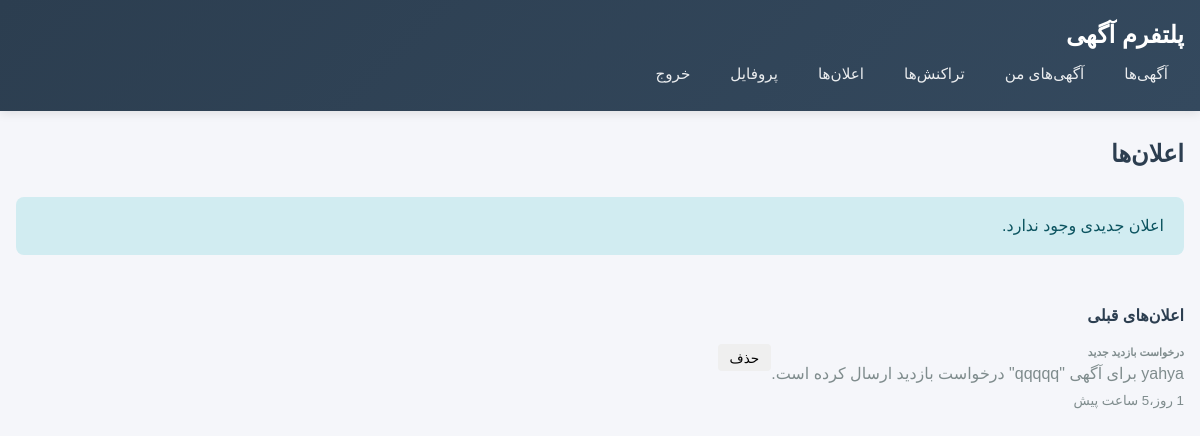
Page /notifications/ (signed in) on the earlier database version.
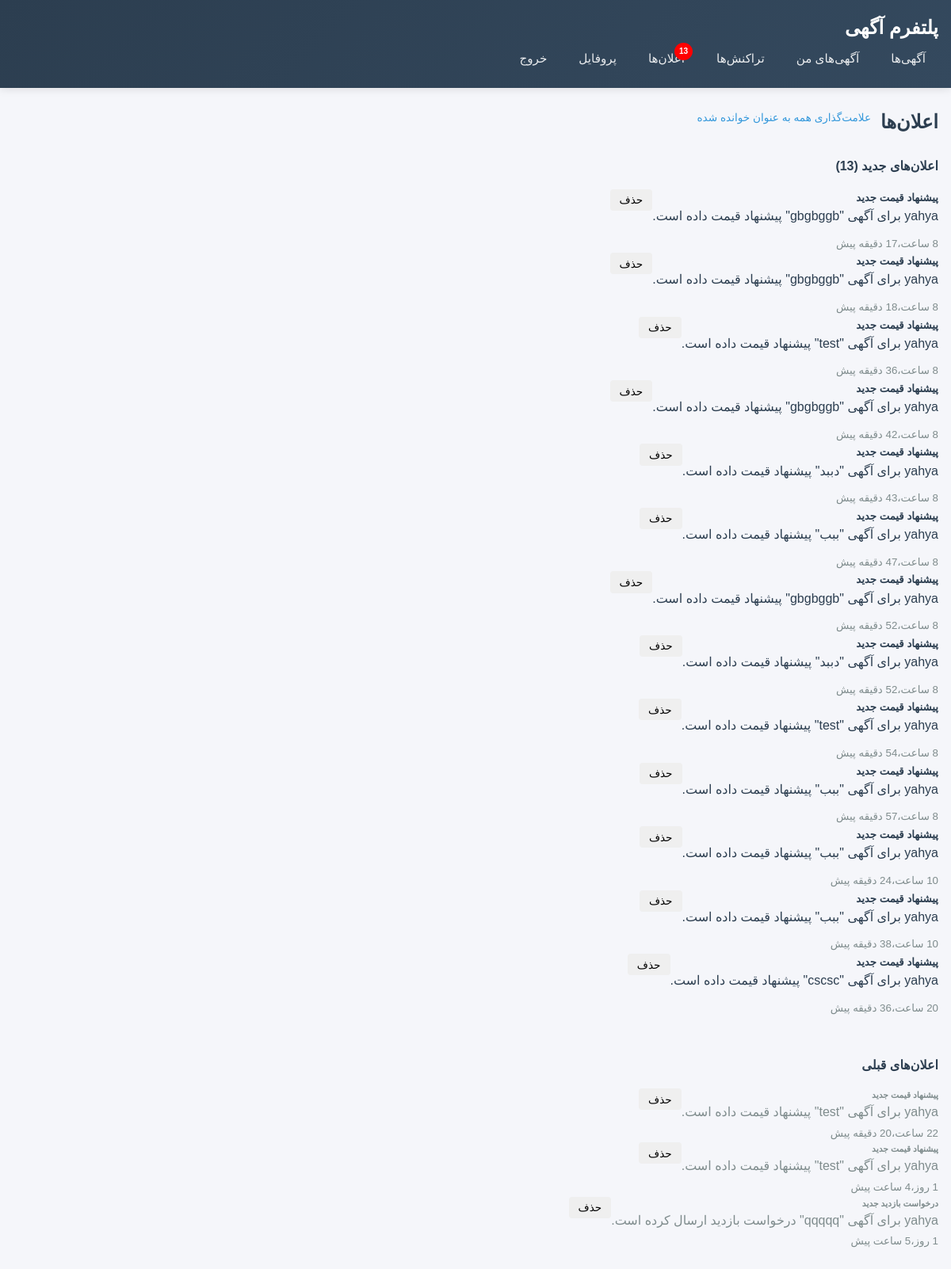
Same page on the later database version.
### notifications/models.py (models this page shows, shortened)
class Notification(models.Model):
    NOTIFICATION_TYPES = [
        ('visit_request', 'درخواست بازدید'),
        ('visit_approved', 'تایید بازدید'),
        ('visit_rejected', 'رد بازدید'),
        ('listing_approved', 'تایید آگهی'),
        ('listing_rejected', 'رد آگهی'),
        ('new_message', 'پیام جدید'),
    ]
    recipient = models.ForeignKey(
        settings.AUTH_USER_MODEL,
        on_delete=models.CASCADE,
        related_name='notifications',
        verbose_name='گیرنده'
    )
    notification_type = models.CharField(
        max_length=20,
        choices=NOTIFICATION_TYPES,
        verbose_name='نوع اعلان'
    )
    title = models.CharField(max_length=200, verbose_name='عنوان')
    message = models.TextField(verbose_name='پیام')
    listing = models.ForeignKey(
        Listing,
        on_delete=models.CASCADE,
        null=True,
        blank=True,
        verbose_name='آگهی'
    )
    visit_request = models.ForeignKey(
        VisitRequest,
        on_delete=models.CASCADE,
        null=True,
        blank=True,
        verbose_name='درخواست بازدید'
    )
    action_url = models.CharField(
        max_length=500,
        blank=True,
        verbose_name='لینک عملیات'
    )
    is_read = models.BooleanField(default=False, verbose_name='خوانده شده')
    created_at = models.DateTimeField(auto_now_add=True, verbose_name='تاریخ ایجاد')
    class Meta:
        ordering = ['-created_at']
        verbose_name = 'اعلان'
        verbose_name_plural = 'اعلان‌ها'

### notifications/views.py (the view)
# urls.py: path('', views.notification_list, name='notification_list'),
@login_required
def notification_list(request):
    notifications = Notification.objects.filter(recipient=request.user)
    unread_notifications = notifications.filter(is_read=False)
    read_notifications = notifications.filter(is_read=True)[:20]  # فقط 20 تای آخر
    context = {
        'unread_notifications': unread_notifications,
        'read_notifications': read_notifications,
    }
    return render(request, 'notifications/notification_list.html', context)

### notifications/context_processors.py (called while the page is built)
def unread_notifications_count(request):
    if request.user.is_authenticated:
        count = Notification.objects.filter(recipient=request.user, is_read=False).count()
        return {'unread_notifications_count': count}
    return {'unread_notifications_count': 0}

### templates/notifications/notification_list.html (shortened to what this page needs)
{% extends 'base.html' %}
{% block content %}
<div class="row">
    <div class="col-md-12">
        <div class="d-flex justify-content-between align-items-center mb-4">
            <h2>اعلان‌ها</h2>
            {% if unread_notifications %}
            <form method="post" action="{% url 'notifications:mark_all_as_read' %}" class="d-inline">
                <button type="submit" class="btn btn-sm btn-outline-primary">
                    علامت‌گذاری همه به عنوان خوانده شده
                </button>
            </form>
            {% endif %}
        </div>
        {% if unread_notifications %}
        <h4 class="mb-3">اعلان‌های جدید ({{ unread_notifications.count }})</h4>
        <div class="list-group mb-4">
            {% for notification in unread_notifications %}
            <div class="list-group-item list-group-item-action bg-light border-start border-primary border-4">
                <div class="d-flex w-100 justify-content-between align-items-start">
                    <div class="flex-grow-1">
                        <h5 class="mb-1">
                            {{ notification.title }}
                        </h5>
                        <p class="mb-2">{{ notification.message }}</p>
                        <small class="text-muted">{{ notification.created_at|timesince }} پیش</small>
                    </div>
                    <div class="btn-group-vertical ms-3" role="group">
                        <form method="post" action="{% url 'notifications:delete_notification' notification.pk %}" class="d-inline">
                            <button type="submit" class="btn btn-sm btn-outline-danger w-100">
                                حذف
                            </button>
                        </form>
                    </div>
                </div>
            </div>
            {% endfor %}
        </div>
        {% else %}
        <div class="alert alert-info">
            اعلان جدیدی وجود ندارد.
        </div>
        {% endif %}
        {% if read_notifications %}
        <h4 class="mb-3 mt-5">اعلان‌های قبلی</h4>
        <div class="list-group">
            {% for notification in read_notifications %}
            <div class="list-group-item">
                <div class="d-flex w-100 justify-content-between align-items-start">
                    <div class="flex-grow-1">
                        <h6 class="mb-1 text-muted">{{ notification.title }}</h6>
                        <p class="mb-1 text-muted small">{{ notification.message }}</p>
                        <small class="text-muted">{{ notification.created_at|timesince }} پیش</small>
                    </div>
                    <form method="post" action="{% url 'notifications:delete_notification' notification.pk %}" class="d-inline">
                        <button type="submit" class="btn btn-sm btn-outline-danger">
                            حذف
                        </button>
                    </form>
                </div>
            </div>
            {% endfor %}
        </div>
        {% endif %}
    </div>
</div>
{% endblock %}

### templates/base.html (shortened to what this page needs)
{% load static %}
<!DOCTYPE html>
<html lang="fa" dir="rtl">
<head>
    <link rel="stylesheet" href="{% static 'css/styles.css' %}">
</head>
<body>
    <nav class="navbar navbar-expand-lg navbar-dark bg-primary">
        <div class="container">
            <a class="navbar-brand" href="{% url 'core:home' %}">پلتفرم آگهی</a>
            <div class="navbar-nav me-auto">
                <a class="nav-link" href="{% url 'listings:listing_list' %}">آگهی‌ها</a>
                {% if user.is_authenticated %}
                <a class="nav-link" href="{% url 'listings:my_listings' %}">آگهی‌های من</a>
                <a class="nav-link" href="{% url 'payments:my_transactions' %}">تراکنش‌ها</a>
                <a class="nav-link notification-link" href="{% url 'notifications:notification_list' %}">
                    <span class="notification-badge">
                         اعلان‌ها
                        {% if unread_notifications_count > 0 %}
                        <span class="badge">{{ unread_notifications_count }}</span>
                        {% endif %}
                    </span>
                </a>
                <a class="nav-link" href="{% url 'accounts:profile' %}">پروفایل</a>
                <a class="nav-link" href="{% url 'accounts:logout' %}">خروج</a>
                {% else %}
                <a class="nav-link" href="{% url 'accounts:login' %}">ورود</a>
                <a class="nav-link" href="{% url 'accounts:register' %}">ثبت‌نام</a>
                {% endif %}
            </div>
        </div>
    </nav>
    <div class="container mt-4">
        {% block content %}{% endblock %}
    </div>
</body>
</html>

### static/css/styles.css (style rules this page uses)
:root { --primary-color: #2c3e50; --secondary-color: #34495e; --accent-color: #3498db; --success-color: #27ae60; --danger-color: #e74c3c; --warning-color: #f39c12; --info-color: #16a085; --light-bg: #ecf0f1; --dark-bg: #1a252f; --text-primary: #2c3e50; --text-secondary: #7f8c8d; --border-color: #bdc3c7; --card-shadow: 0 2px 8px rgba(0, 0, 0, 0.1); --hover-shadow: 0 4px 16px rgba(0, 0, 0, 0.15); }
* { margin: 0; padding: 0; box-sizing: border-box; }
body { font-family: Tahoma, Arial, sans-serif; background-color: #f5f6fa; color: var(--text-primary); line-height: 1.6; direction: rtl; }
.navbar { background: linear-gradient(135deg, var(--primary-color) 0%, var(--secondary-color) 100%); padding: 1rem 0; box-shadow: 0 2px 10px rgba(0, 0, 0, 0.1); }
.navbar-brand { font-size: 1.5rem; font-weight: bold; color: #fff !important; text-decoration: none; transition: opacity 0.3s; }
.navbar-nav { display: flex; gap: 0.5rem; list-style: none; margin: 0; }
.nav-link { color: rgba(255, 255, 255, 0.9) !important; text-decoration: none; padding: 0.5rem 1rem; border-radius: 6px; transition: all 0.3s; font-size: 0.95rem; }
.container { max-width: 1200px; margin: 0 auto; padding: 0 1rem; }
.btn { padding: 0.625rem 1.5rem; border-radius: 8px; border: none; font-size: 0.95rem; font-weight: 500; cursor: pointer; transition: all 0.3s; text-decoration: none; display: inline-block; text-align: center; margin-bottom: 10px; }
.btn-outline-primary { background: transparent; border: 2px solid var(--accent-color); color: var(--accent-color); }
.btn-sm { padding: 0.4rem 1rem; font-size: 0.875rem; }
.w-100 { width: 100%; }
.badge { display: inline-block; padding: 0.35rem 0.75rem; font-size: 0.85rem; font-weight: 500; border-radius: 6px; color: #fff; }
.bg-primary { background-color: var(--accent-color); }
.row { display: flex; flex-wrap: wrap; margin: 0 -0.75rem; }
.col-md-3, .col-md-4, .col-md-6, .col-md-8, .col-md-12 { padding: 0 0.75rem; margin-bottom: 1.5rem; }
.col-md-12 { flex: 0 0 100%; max-width: 100%; }
.mt-4 { margin-top: 1.5rem; }
.mt-5 { margin-top: 3rem; }
.mb-2 { margin-bottom: 0.5rem; }
.mb-3 { margin-bottom: 1rem; }
.mb-4 { margin-bottom: 1.5rem; }
.text-muted { color: var(--text-secondary); }
.d-flex { display: flex; }
.badge { padding: 0.25rem 0.75rem; border-radius: 12px; font-size: 0.85rem; font-weight: 500; }
.btn { padding: 0.5rem 1rem; border: none; border-radius: 4px; cursor: pointer; font-size: 0.9rem; transition: all 0.3s; text-decoration: none; display: inline-block; }
.btn-sm { padding: 0.35rem 0.75rem; font-size: 0.85rem; }

### templates/base.html (style rules this page uses)
body { font-family: Tahoma, Arial; }
.notification-badge { position: relative; display: inline-block; }
.notification-badge .badge { position: absolute; top: -8px; right: -10px; padding: 3px 6px; border-radius: 50%; background: red; color: white; font-size: 10px; font-weight: bold; }
.nav-link.notification-link { position: relative; }

Differences in the rows shown:
added Notification: title "پیشنهاد قیمت جدید", message "yahya برای آگهی \"gbgbggb\" پیشنهاد قیمت داده است.", created_at "8 ساعت،17 دقیقه", shown under "اعلان‌های جدید (13)"
added Notification: title "پیشنهاد قیمت جدید", message "yahya برای آگهی \"gbgbggb\" پیشنهاد قیمت داده است.", created_at "8 ساعت،18 دقیقه", shown under "اعلان‌های جدید (13)"
added Notification: title "پیشنهاد قیمت جدید", message "yahya برای آگهی \"test\" پیشنهاد قیمت داده است.", created_at "8 ساعت،36 دقیقه", shown under "اعلان‌های جدید (13)"
added Notification: title "پیشنهاد قیمت جدید", message "yahya برای آگهی \"gbgbggb\" پیشنهاد قیمت داده است.", created_at "8 ساعت،42 دقیقه", shown under "اعلان‌های جدید (13)"
added Notification: title "پیشنهاد قیمت جدید", message "yahya برای آگهی \"دببد\" پیشنهاد قیمت داده است.", created_at "8 ساعت،43 دقیقه", shown under "اعلان‌های جدید (13)"
added Notification: title "پیشنهاد قیمت جدید", message "yahya برای آگهی \"ببب\" پیشنهاد قیمت داده است.", created_at "8 ساعت،47 دقیقه", shown under "اعلان‌های جدید (13)"
added Notification: title "پیشنهاد قیمت جدید", message "yahya برای آگهی \"gbgbggb\" پیشنهاد قیمت داده است.", created_at "8 ساعت،52 دقیقه", shown under "اعلان‌های جدید (13)"
added Notification: title "پیشنهاد قیمت جدید", message "yahya برای آگهی \"دببد\" پیشنهاد قیمت داده است.", created_at "8 ساعت،52 دقیقه", shown under "اعلان‌های جدید (13)"
added Notification: title "پیشنهاد قیمت جدید", message "yahya برای آگهی \"test\" پیشنهاد قیمت داده است.", created_at "8 ساعت،54 دقیقه", shown under "اعلان‌های جدید (13)"
added Notification: title "پیشنهاد قیمت جدید", message "yahya برای آگهی \"ببب\" پیشنهاد قیمت داده است.", created_at "8 ساعت،57 دقیقه", shown under "اعلان‌های جدید (13)"
added Notification: title "پیشنهاد قیمت جدید", message "yahya برای آگهی \"ببب\" پیشنهاد قیمت داده است.", created_at "10 ساعت،24 دقیقه", shown under "اعلان‌های جدید (13)"
added Notification: title "پیشنهاد قیمت جدید", message "yahya برای آگهی \"ببب\" پیشنهاد قیمت داده است.", created_at "10 ساعت،38 دقیقه", shown under "اعلان‌های جدید (13)"
added Notification: title "پیشنهاد قیمت جدید", message "yahya برای آگهی \"cscsc\" پیشنهاد قیمت داده است.", created_at "20 ساعت،36 دقیقه", shown under "اعلان‌های جدید (13)"
added Notification: title "پیشنهاد قیمت جدید", message "yahya برای آگهی \"test\" پیشنهاد قیمت داده است.", created_at "22 ساعت،20 دقیقه", shown under "اعلان‌های قبلی"
added Notification: title "پیشنهاد قیمت جدید", message "yahya برای آگهی \"test\" پیشنهاد قیمت داده است.", created_at "1 روز،4 ساعت", shown under "اعلان‌های قبلی"
Other differences:
{{ unread_notifications_count }}: (not shown) → "13"
{{ unread_notifications.count }}: (not shown) → "13"
text no longer shown: "اعلان جدیدی وجود ندارد."
text now shown: "علامت‌گذاری همه به عنوان خوانده شده اعلان‌های جدید ( )"
